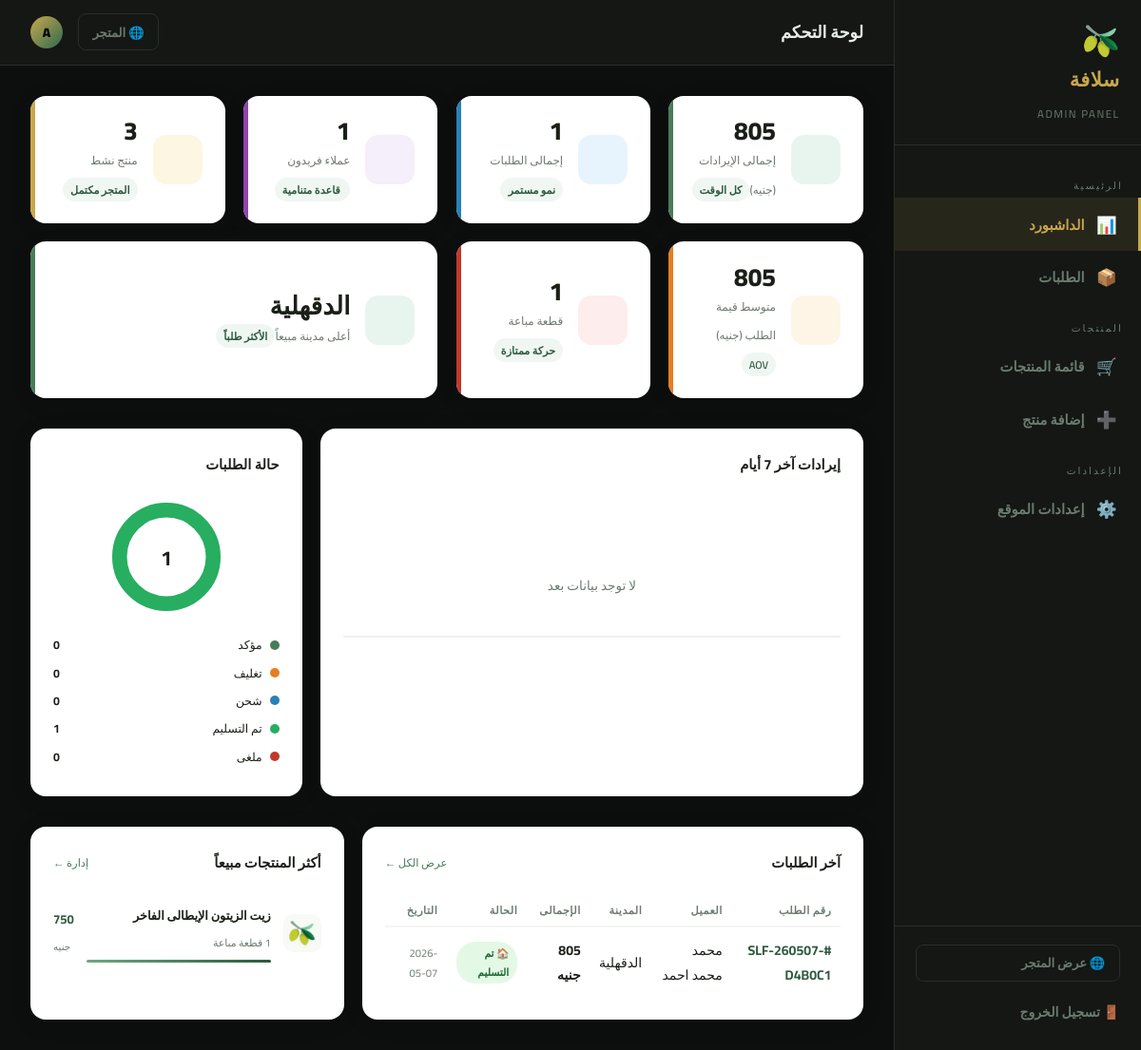
/admin (signed in), run on the app's committed database.
### tables this page shows
CREATE TABLE settings (
            key TEXT PRIMARY KEY,
            value TEXT
        );

CREATE TABLE orders (
            id INTEGER PRIMARY KEY AUTOINCREMENT,
            order_number TEXT,
            full_name TEXT, phone TEXT, city TEXT, address TEXT,
            total REAL, tax REAL, grand_total REAL,
            card_last4 TEXT, status TEXT DEFAULT 'confirmed',
            lang TEXT DEFAULT 'ar',
            created_at TEXT DEFAULT CURRENT_TIMESTAMP
        , payment_method TEXT DEFAULT 'card', shipping REAL DEFAULT 0, postal TEXT DEFAULT NULL);

CREATE TABLE products (
            id INTEGER PRIMARY KEY AUTOINCREMENT,
            name_ar TEXT NOT NULL,
            name_en TEXT NOT NULL,
            desc_ar TEXT,
            desc_en TEXT,
            price REAL NOT NULL,
            old_price REAL,
            image TEXT DEFAULT '🫒',
            category_ar TEXT DEFAULT 'بكر ممتاز',
            category_en TEXT DEFAULT 'Extra Virgin',
            weight TEXT DEFAULT '750ml',
            origin_ar TEXT DEFAULT 'اليونان',
            origin_en TEXT DEFAULT 'Greece',
            stock INTEGER DEFAULT 100,
            rating REAL DEFAULT 4.9,
            reviews_count INTEGER DEFAULT 0,
            featured INTEGER DEFAULT 1,
            active INTEGER DEFAULT 1,
            sort_order INTEGER DEFAULT 0,
            created_at TEXT DEFAULT CURRENT_TIMESTAMP
        , photo TEXT DEFAULT NULL);

### app.py (the view)
@app.route('/admin')
@admin_required
def admin_dashboard():
    conn = get_db()
    total_products   = conn.execute('SELECT COUNT(*) FROM products WHERE active=1').fetchone()[0]
    total_orders     = conn.execute('SELECT COUNT(*) FROM orders').fetchone()[0]
    total_revenue    = conn.execute('SELECT COALESCE(SUM(grand_total),0) FROM orders').fetchone()[0]
    avg_order        = conn.execute('SELECT COALESCE(AVG(grand_total),0) FROM orders').fetchone()[0]
    total_customers  = conn.execute('SELECT COUNT(DISTINCT phone) FROM orders').fetchone()[0]
    total_items_sold = conn.execute('SELECT COALESCE(SUM(quantity),0) FROM order_items').fetchone()[0]
    top_city_row = conn.execute(
        'SELECT city, COUNT(*) as cnt FROM orders GROUP BY city ORDER BY cnt DESC LIMIT 1'
    ).fetchone()
    top_city = top_city_row['city'] if top_city_row else None
    status_rows   = conn.execute('SELECT status, COUNT(*) as cnt FROM orders GROUP BY status').fetchall()
    status_counts = {r['status']: r['cnt'] for r in status_rows}
    daily_rows = conn.execute(
        '''SELECT DATE(created_at) as day, COALESCE(SUM(grand_total),0) as rev
           FROM orders
           WHERE created_at >= DATE('now', '-6 days')
           GROUP BY DATE(created_at)
           ORDER BY day'''
    ).fetchall()
    daily_revenues = [(r['day'][-5:], r['rev']) for r in daily_rows]
    top_products = conn.execute(
        '''SELECT p.name_ar, p.image,
                  SUM(oi.quantity) as total_qty,
                  SUM(oi.quantity * oi.price) as total_rev
           FROM order_items oi
           JOIN products p ON oi.product_id = p.id
           GROUP BY oi.product_id
           ORDER BY total_qty DESC
           LIMIT 5'''
    ).fetchall()
    top_products = [(r['name_ar'], r['image'], r['total_qty'], r['total_rev']) for r in top_products]
    recent_orders = conn.execute('SELECT * FROM orders ORDER BY id DESC LIMIT 5').fetchall()
    recent_status_changes = conn.execute(
        '''SELECT h.status, h.changed_at, o.order_number, o.full_name
           FROM order_status_history h
           JOIN orders o ON h.order_id = o.id
           ORDER BY h.id DESC LIMIT 8'''
    ).fetchall()
    return render_template('admin/dashboard.html',
        total_products        = total_products,
        total_orders          = total_orders,
        total_revenue         = total_revenue,
        avg_order             = avg_order,
        total_customers       = total_customers,
        total_items_sold      = total_items_sold,
        top_city              = top_city,
        status_counts         = status_counts,
        daily_revenues        = daily_revenues,
        top_products          = top_products,
        recent_orders         = recent_orders,
        recent_status_changes = recent_status_changes,
    )

### templates/admin/dashboard.html (shortened to what this page needs)
{% extends "admin/base.html" %}
{% block page_title %}لوحة التحكم{% endblock %}
{% block content %}
<div class="kpi-grid">
  <div class="kpi green"><div class="kpi-icon"></div><div class="kpi-body"><strong>{{ total_revenue|int }}</strong><span>إجمالى الإيرادات (جنيه)</span><div class="kpi-tag"> كل الوقت</div></div></div>
  <div class="kpi blue"><div class="kpi-icon"></div><div class="kpi-body"><strong>{{ total_orders }}</strong><span>إجمالى الطلبات</span><div class="kpi-tag"> نمو مستمر</div></div></div>
  <div class="kpi purple"><div class="kpi-icon"></div><div class="kpi-body"><strong>{{ total_customers }}</strong><span>عملاء فريدون</span><div class="kpi-tag">️ قاعدة متنامية</div></div></div>
  <div class="kpi gold"><div class="kpi-icon"></div><div class="kpi-body"><strong>{{ total_products }}</strong><span>منتج نشط</span><div class="kpi-tag"> المتجر مكتمل</div></div></div>
  <div class="kpi orange"><div class="kpi-icon"></div><div class="kpi-body"><strong>{{ avg_order|int }}</strong><span>متوسط قيمة الطلب (جنيه)</span><div class="kpi-tag"> AOV</div></div></div>
  <div class="kpi red"><div class="kpi-icon"></div><div class="kpi-body"><strong>{{ total_items_sold }}</strong><span>قطعة مباعة</span><div class="kpi-tag"> حركة ممتازة</div></div></div>
  <div class="kpi green" style="grid-column:span 2"><div class="kpi-icon">️</div><div class="kpi-body"><strong>{{ top_city or '—' }}</strong><span>أعلى مدينة مبيعاً</span><div class="kpi-tag"> الأكثر طلباً</div></div></div>
</div>
<div class="charts-row">
  <div class="chart-card">
    <div class="card-title"><span> إيرادات آخر 7 أيام</span></div>
    <div class="bar-chart">
      {% if daily_revenues %}
        {% set max_rev = namespace(v=1) %}
        {% for d,r in daily_revenues %}{% if r > max_rev.v %}{% set max_rev.v = r %}{% endif %}{% endfor %}
        {% for day_label, rev in daily_revenues %}
        <div class="bw">
          <div class="bv">{{ rev|int }}</div>
          <div class="bar" style="height:{{ ((rev/max_rev.v)*100)|int if max_rev.v > 0 else 4 }}%" title="{{ day_label }}: {{ rev|int }} جنيه"></div>
          <div class="bl">{{ day_label }}</div>
        </div>
        {% endfor %}
      {% else %}
        <div style="text-align:center;width:100%;color:var(--muted);font-size:.85rem;padding:2rem 0">لا توجد بيانات بعد</div>
      {% endif %}
    </div>
  </div>
  <div class="chart-card">
    <div class="card-title"><span> حالة الطلبات</span></div>
    <div class="donut-wrap">
      {% set colors = ['#4a7c59','#e67e22','#2980b9','#27ae60','#c0392b'] %}
      {% set statuses = [('confirmed','مؤكد'),('packed','تغليف'),('shipped','شحن'),('delivered','تم التسليم'),('cancelled','ملغى')] %}
      {% set total_o = namespace(v=0) %}
      {% for k,l in statuses %}{% set total_o.v = total_o.v + (status_counts.get(k,0) if status_counts else 0) %}{% endfor %}
      <svg viewBox="0 0 42 42" width="130" height="130">
        <circle cx="21" cy="21" r="15.9155" fill="transparent" stroke="#eee" stroke-width="5"/>
        {% set off = namespace(v=25) %}
        {% for key,label in statuses %}
          {% set cnt = status_counts.get(key,0) if status_counts else 0 %}
          {% set pct = (cnt/total_o.v*100)|round(1) if total_o.v > 0 else 0 %}
          {% if pct > 0 %}
          <circle cx="21" cy="21" r="15.9155" fill="transparent" stroke="{{ colors[loop.index0] }}" stroke-width="5"
                  stroke-dasharray="{{ pct }} {{ 100-pct }}" stroke-dashoffset="{{ off.v }}" transform="rotate(-90 21 21)"/>
          {% set off.v = off.v - pct %}
          {% endif %}
        {% endfor %}
        <text x="21" y="24" text-anchor="middle" font-size="7" font-weight="bold" fill="#1a2018">{{ total_orders }}</text>
      </svg>
      <ul class="donut-legend">
        {% for key,label in statuses %}
        <li>
          <span class="dot" style="background:{{ colors[loop.index0] }}"></span>
          {{ label }}
          <span style="margin-right:auto;font-weight:700">{{ status_counts.get(key,0) if status_counts else 0 }}</span>
        </li>
        {% endfor %}
      </ul>
    </div>
  </div>
</div>
<div class="bottom-grid">
  <div class="data-card">
    <div class="card-title">
      <span> آخر الطلبات</span>
      <a href="{{ url_for('admin_orders') }}">عرض الكل ←</a>
    </div>
    {% if recent_orders %}
    <table class="mini-table">
      <thead><tr><th>رقم الطلب</th><th>العميل</th><th>المدينة</th><th>الإجمالى</th><th>الحالة</th><th>التاريخ</th></tr></thead>
      <tbody>
        {% for o in recent_orders %}
        <tr>
          <td><strong style="color:var(--olive-dark)">#{{ o['order_number'] }}</strong></td>
          <td>{{ o['full_name'] }}</td>
          <td>{{ o['city'] }}</td>
          <td><strong>{{ o['grand_total']|int }} جنيه</strong></td>
          <td><span class="badge badge-{{ o['status'] }}">{% if o['status']=='confirmed' %}✅ مؤكد{% elif o['status']=='pending' %}⏳ انتظار{% elif o['status']=='packed' %}📦 تغليف{% elif o['status']=='shipped' %}🚚 شحن{% elif o['status']=='delivered' %}🏠 تم التسليم{% elif o['status']=='cancelled' %}❌ ملغى{% else %}{{ o['status'] }}{% endif %}</span></td>
          <td style="color:var(--muted);font-size:.7rem">{{ o['created_at'][:10] }}</td>
        </tr>
        {% endfor %}
      </tbody>
    </table>
    {% else %}
    <div style="text-align:center;padding:2.5rem;color:var(--muted)"><div style="font-size:2.5rem"></div><p style="margin-top:.5rem">لا توجد طلبات بعد</p></div>
    {% endif %}
  </div>
  <div class="data-card">
    <div class="card-title">
      <span> أكثر المنتجات مبيعاً</span>
      <a href="{{ url_for('admin_products') }}">إدارة ←</a>
    </div>
    {% if top_products %}
      {% set max_q = namespace(v=1) %}
      {% for n,e,q,r in top_products %}{% if q > max_q.v %}{% set max_q.v = q %}{% endif %}{% endfor %}
      {% for name,emoji,qty,rev in top_products %}
      <div class="prod-row">
        <div class="prod-emoji">{{ emoji or '' }}</div>
        <div class="prod-info">
          <strong>{{ name }}</strong>
          <small>{{ qty }} قطعة مباعة</small>
          <div class="prog-bar"><div class="prog-fill" style="width:{{ ((qty/max_q.v)*100)|int }}%"></div></div>
        </div>
        <div class="prod-rev"><strong>{{ rev|int }}</strong><small>جنيه</small></div>
      </div>
      {% endfor %}
    {% else %}
    <div style="text-align:center;padding:2.5rem;color:var(--muted)"><div style="font-size:2.5rem"></div><p style="margin-top:.5rem">لا توجد مبيعات بعد</p></div>
    {% endif %}
  </div>
</div>
{% endblock %}

### templates/admin/base.html (shortened to what this page needs)
<!DOCTYPE html>
<html lang="ar" dir="rtl">
<head>
</head>
<body>
<aside class="sidebar" id="sidebar">
  <div class="sidebar-brand">
    <span class="brand-icon">🫒</span>
    <span class="brand-name">{{ s.site_name_ar or 'سُلافة' }}</span>
    <span class="brand-sub">Admin Panel</span>
  </div>
  <nav class="sidebar-nav">
    <div class="nav-section">الرئيسية</div>
    <a href="{{ url_for('admin_dashboard') }}" class="nav-link {% if request.endpoint == 'admin_dashboard' %}active{% endif %}">
      <span class="nav-icon">📊</span> الداشبورد
    </a>
    <a href="{{ url_for('admin_orders') }}" class="nav-link {% if request.endpoint == 'admin_orders' %}active{% endif %}">
      <span class="nav-icon">📦</span> الطلبات
    </a>
    <div class="nav-section">المنتجات</div>
    <a href="{{ url_for('admin_products') }}" class="nav-link {% if request.endpoint in ['admin_products','admin_product_edit'] %}active{% endif %}">
      <span class="nav-icon">🛒</span> قائمة المنتجات
    </a>
    <a href="{{ url_for('admin_product_add') }}" class="nav-link {% if request.endpoint == 'admin_product_add' %}active{% endif %}">
      <span class="nav-icon">➕</span> إضافة منتج
    </a>
    <div class="nav-section">الإعدادات</div>
    <a href="{{ url_for('admin_settings') }}" class="nav-link {% if request.endpoint == 'admin_settings' %}active{% endif %}">
      <span class="nav-icon">⚙️</span> إعدادات الموقع
    </a>
  </nav>
  <div class="sidebar-footer">
    <a href="{{ url_for('index') }}" class="store-link">🌐 عرض المتجر</a>
    <a href="{{ url_for('admin_logout') }}" class="logout-btn">🚪 تسجيل الخروج</a>
  </div>
</aside>
<div class="main">
  <header class="topbar">
    <div style="display:flex;align-items:center;gap:1rem">
      <div class="page-title">{% block page_title %}<span>📊</span> الداشبورد{% endblock %}</div>
    </div>
    <div class="topbar-actions">
      <a href="{{ url_for('index') }}" class="topbar-store-link">🌐 المتجر</a>
      <div class="admin-avatar">A</div>
    </div>
  </header>
  <div class="content">
    {% block content %}{% endblock %}
  </div>
</div>
</body>
</html>

### data on the page
settings: value "سلافة"
orders: city "الدقهلية", order_number "SLF-260507-D4B0C1", full_name "محمد محمد احمد", grand_total "805", status "🏠 تم التسليم", created_at "2026-05-07"
products: image "🫒", name_ar "زيت الزيتون الإيطالى الفاخر", {{ ((qty/max_q.v)*100)|int }} 100 (drawn), rev "750"

### other printed values
{{ total_revenue|int }} "805"
{{ total_orders }} "1"
{{ total_customers }} "1"
{{ total_products }} "3"
{{ avg_order|int }} "805"
{{ total_items_sold }} "1"
{{ label }} "مؤكد" "تغليف" "شحن" "تم التسليم" "ملغى"
{{ status_counts.get(key,0) if status_counts else 0 }} "0" "0" "0" "1" "0"
